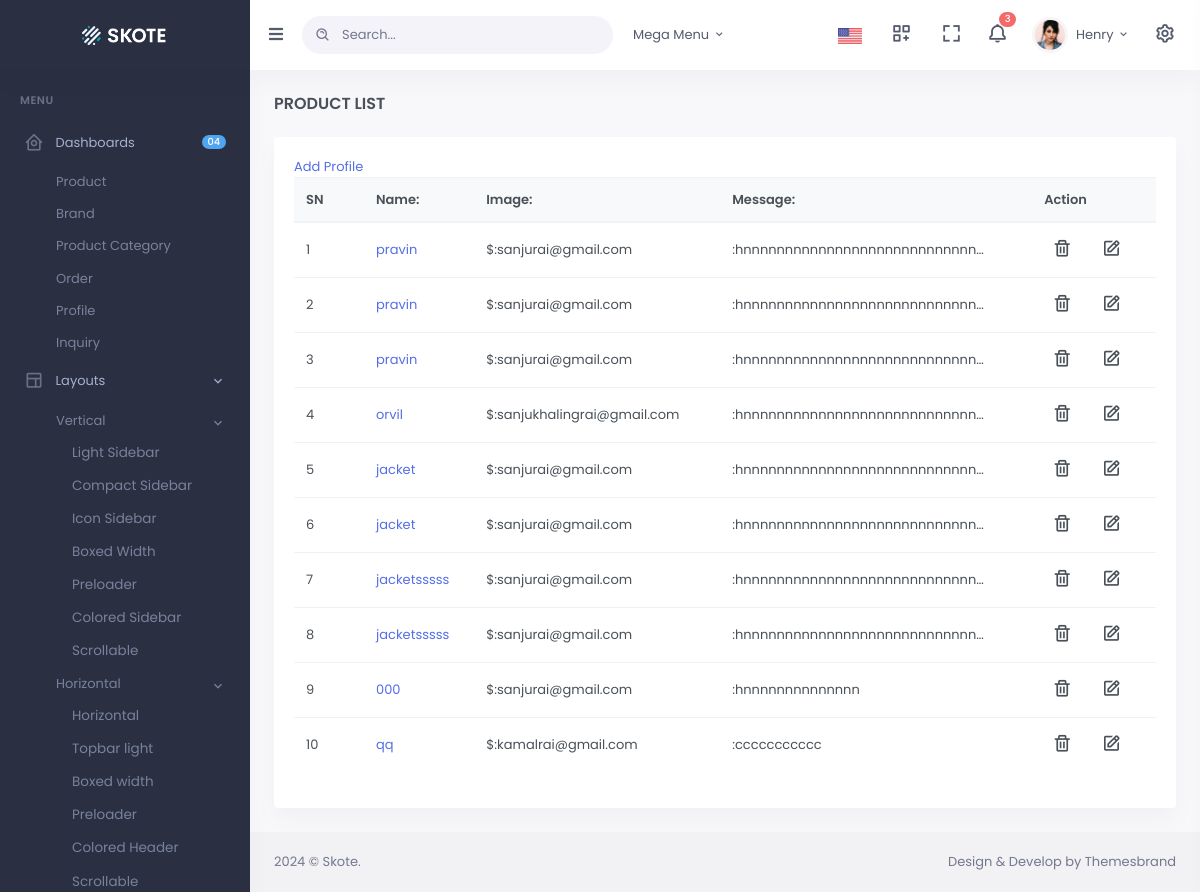
Screenshot of /backend/inquiry/list with the database file from the repository.
### backendapp/models.py (models this page shows, shortened)
class Inquiry(models.Model):
    name = models.CharField(max_length=100)
    email = models.EmailField()
    message = models.TextField()
    submitted_at = models.DateTimeField(auto_now_add=True)

### backendapp/views.py (the view)
# urls.py: path('inquiry/list', InquiryListView.as_view(), name='inquiry_list'),
class InquiryListView(TemplateView):
    template_name = 'admintemplates/inquiry/list.html'
    def get_context_data(self, **kwargs):
        context = super().get_context_data(**kwargs)
        context['inquiry_list'] = Inquiry.objects.all()
        return context

### templates/admintemplates/inquiry/list.html (shortened to what this page needs)
{% extends "admintemplates/base.html" %}
{% load static %}
{% block mainblock %}
<div class="main-content">
    <div class="page-content">
        <div class="container-fluid">
            <div class="row">
                <div class="col-12">
                    <div class="page-title-box d-flex align-items-center justify-content-between">
                        <h4 class="mb-0 font-size-18">Product List</h4>
                    </div>
                </div>
            </div>
            <div class="row">
                <div class="col-lg-12">
                    <div class="card">
                        <div class="card-body">
                            <div class="table-responsive">
                              <a href="">Add Profile</a>
                                <table class="table table-centered table-nowrap table-hover">
                                    <thead class="thead-light">
                                        <tr>
                                            <th scope="col" style="width: 70px;">SN</th>
                                            <th scope="col">Name:</th>
                                            <th scope="col">Image:</th>
                                            <th scope="col">Message:</th>
                                            <th scope="col">Action</th>
                                        </tr>
                                    </thead>
                                    <tbody>
                                        {% for i in inquiry_list %}
                                            <tr>
                                                <td>{{ forloop.counter }}</td>
                                                <td><a href="">{{ i.name }}</a></td>
                                                <td>$:{{ i.email }}</td>
                                                <td>:{{ i.message|truncatechars:30 }}</td>
                                                <td>
                                                    <ul class="list-inline font-size-20 contact-links mb-0">
                                                        <li class="list-inline-item px-2">
                                                            <a href="{% url 'backendapp:profile_delete' i.id %}" data-toggle="tooltip" data-placement="top" title="Delete">
                                                                <i class="bx bx-trash"></i>
                                                            </a>
                                                        </li>
                                                        <li class="list-inline-item px-2">
                                                            <a href="{% url 'backendapp:profile_update' i.id %}" data-toggle="tooltip" data-placement="top" title="Edit">
                                                                <i class="bx bx-edit"></i>
                                                            </a>
                                                        </li>
                                                    </ul>
                                                </td>
                                            </tr>
                                        {% empty %}
                                            <tr>
                                                <td colspan="4" class="text-center">No categories available</td>
                                            </tr>
                                        {% endfor %}
                                    </tbody>
                                </table>
                            </div>
                        </div>
                    </div>
                </div>
            </div>
        </div>
    </div>
    <footer class="footer">
        <div class="container-fluid">
            <div class="row">
                <div class="col-sm-6">
                </div>
                <div class="col-sm-6">
                    <div class="text-sm-right d-none d-sm-block">
                    </div>
                </div>
            </div>
        </div>
    </footer>
</div>
{% endblock %}

### rows the page displays
Inquiry: name "pravin", email "sanjurai@gmail.com", message "hnnnnnnnnnnnnnnnnnnnnnnnnnnnn…"
Inquiry: name "pravin", email "sanjurai@gmail.com", message "hnnnnnnnnnnnnnnnnnnnnnnnnnnnn…"
Inquiry: name "pravin", email "sanjurai@gmail.com", message "hnnnnnnnnnnnnnnnnnnnnnnnnnnnn…"
Inquiry: name "orvil", email "sanjukhalingrai@gmail.com", message "hnnnnnnnnnnnnnnnnnnnnnnnnnnnn…"
Inquiry: name "jacket", email "sanjurai@gmail.com", message "hnnnnnnnnnnnnnnnnnnnnnnnnnnnn…"
Inquiry: name "jacket", email "sanjurai@gmail.com", message "hnnnnnnnnnnnnnnnnnnnnnnnnnnnn…"
Inquiry: name "jacketsssss", email "sanjurai@gmail.com", message "hnnnnnnnnnnnnnnnnnnnnnnnnnnnn…"
Inquiry: name "jacketsssss", email "sanjurai@gmail.com", message "hnnnnnnnnnnnnnnnnnnnnnnnnnnnn…"
Inquiry: name "000", email "sanjurai@gmail.com", message "hnnnnnnnnnnnnnn"
Inquiry: name "qq", email "kamalrai@gmail.com", message "ccccccccccc"
